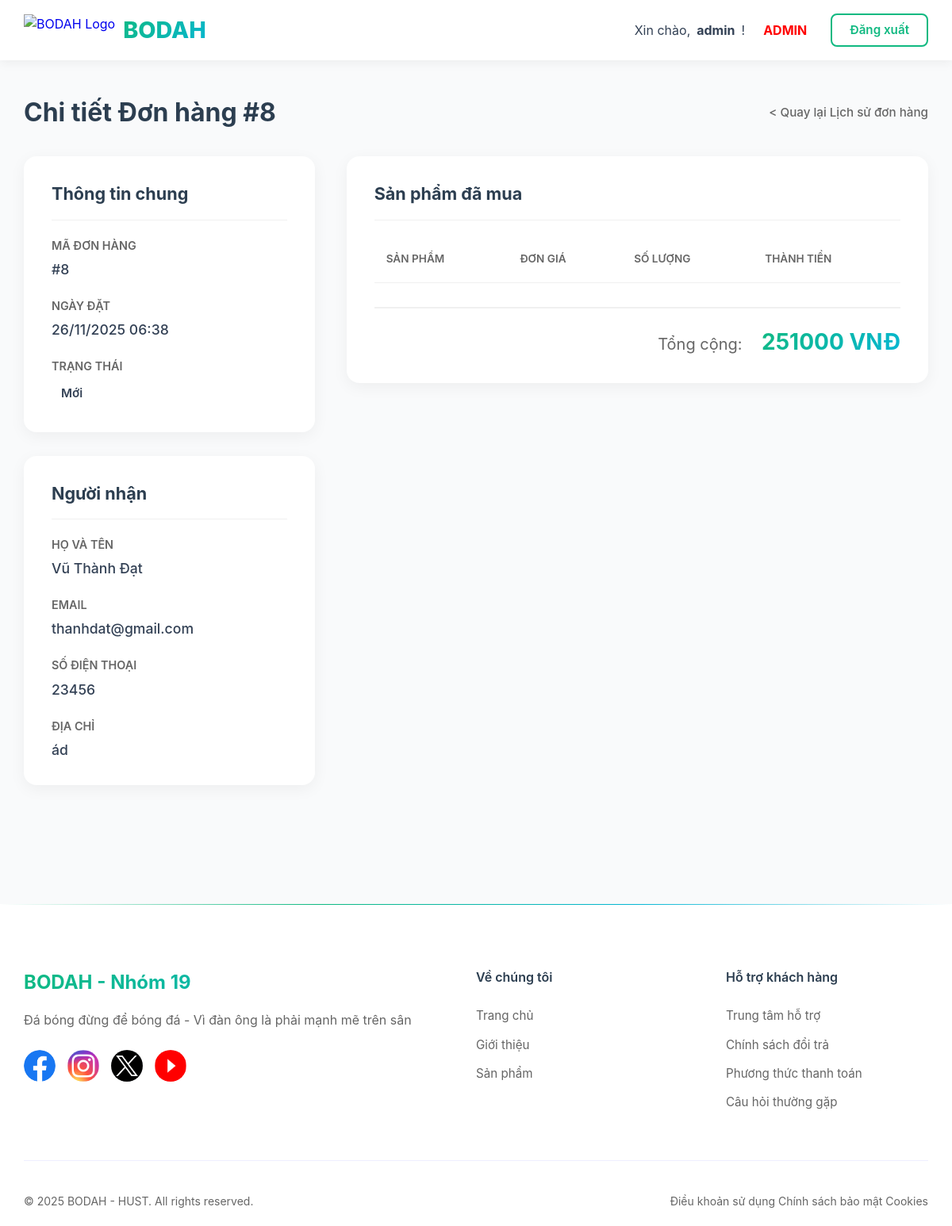
The app's page /order-detail/8/ (signed in) with its own data.
### store/models.py (models this page shows, shortened)
class Order(models.Model):
    user = models.ForeignKey(User, on_delete=models.SET_NULL, null=True, blank=True)
    full_name = models.CharField(max_length=255)
    email = models.EmailField(max_length=255)
    phone = models.CharField(max_length=20)
    address = models.TextField()
    total_price = models.DecimalField(max_digits=10, decimal_places=0, help_text="Tổng tiền ban đầu")
    created_at = models.DateTimeField(auto_now_add=True)
    status = models.CharField(max_length=20, choices=ORDER_STATUS_CHOICES, default='Mới')
    voucher = models.ForeignKey(Voucher, on_delete=models.SET_NULL, null=True, blank=True)
    discount_amount = models.DecimalField(max_digits=10, decimal_places=0, default=0, help_text="Số tiền đã được giảm")
    @property
    def final_price(self):
        return self.total_price - self.discount_amount

### users/views.py (the view, shortened to what this page needs)
# urls.py: path('order-detail/<int:order_id>/', order_detail_view, name='order_detail'),
@login_required
def order_detail_view(request, order_id):
    order = get_object_or_404(Order, id=order_id, user=request.user)
    order_items = order.items.all()
    item_review_status = {}
    context = {
        'order': order,
        'order_items': order_items,
        'item_review_status': item_review_status
    }
    return render(request, 'users/order_detail.html', context)

### users/templates/users/order_detail.html (shortened to what this page needs)
{% load static %}
{% load math_filters %}
{% load template_extras %}
<!DOCTYPE html>
<html lang="vi">
<head>
    <link rel="stylesheet" href="{% static 'css/store/header.css' %}">
    <link rel="stylesheet" href="{% static 'css/store/footer.css' %}">
    <link rel="stylesheet" href="{% static 'css/user/order_detail.css' %}">
</head>
<body>
    {% include "layout/header.html" %}
    <main class="detail-page">
        <div class="detail-container">
            <div class="detail-header">
                <h1>Chi tiết Đơn hàng #{{ order.id }}</h1>
                <a href="{% url 'order_history' %}" class="back-link"> &lt; Quay lại Lịch sử đơn hàng</a>
            </div>
            <div class="detail-layout">
                <div class="detail-info-column">
                    <div class="detail-card">
                        <h3>Thông tin chung</h3>
                        <div class="info-group">
                            <span class="info-label">Mã đơn hàng</span>
                            <span class="info-value">#{{ order.id }}</span>
                        </div>
                        <div class="info-group">
                            <span class="info-label">Ngày đặt</span>
                            <span class="info-value">{{ order.created_at|date:"d/m/Y H:i" }}</span>
                        </div>
                        <div class="info-group">
                            <span class="info-label">Trạng thái</span>
                            <span class="order-status
                                ">
                                {{ order.status }}
                            </span>
                        </div>
                    </div>
                    <div class="detail-card">
                        <h3>Người nhận</h3>
                        <div class="info-group">
                            <span class="info-label">Họ và tên</span>
                            <span class="info-value">{{ order.full_name }}</span>
                        </div>
                        <div class="info-group">
                            <span class="info-label">Email</span>
                            <span class="info-value">{{ order.email }}</span>
                        </div>
                        <div class="info-group">
                            <span class="info-label">Số điện thoại</span>
                            <span class="info-value">{{ order.phone }}</span>
                        </div>
                        <div class="info-group">
                            <span class="info-label">Địa chỉ</span>
                            <span class="info-value">{{ order.address|linebreaksbr }}</span>
                        </div>
                    </div>
                </div>
                <div class="detail-products-column">
                    <div class="detail-card product-table-card">
                        <h3>Sản phẩm đã mua</h3>
                        <table class="product-table">
                            <thead>
                                <tr>
                                    <th>Sản phẩm</th>
                                    <th>Đơn giá</th>
                                    <th>Số lượng</th>
                                    <th>Thành tiền</th>
                                </tr>
                            </thead>
                        </table>
                        <div class="order-total">
                            <span class="label">Tổng cộng:</span>
                            <span class="value">{{ order.final_price|floatformat:0 }} VNĐ</span>
                        </div>
                    </div>
                </div>
            </div>
        </div>
    </main>
    {% include "layout/footer.html" %}
</body>
</html>

### store/templates/layout/header.html
{% load static %}
<header class="header">
    <div class="header-content">
        <div class="header-left">
            <a href="{% url 'home' %}" class="logo">
                <img src="{% static 'image/soccer.svg' %}" alt="BODAH Logo" class="logo-img">
                <span class="logo-text">BODAH</span>
            </a>
        </div>
        <div class="header-actions">
            {% if user.is_authenticated %}
                <span style="display: flex; align-items: center; gap: 8px;">
                    Xin chào, <strong>{{ user.username }}</strong>!
                    {% if user.is_staff %}
                        <a href="/admin/" class="action-link action-admin">ADMIN</a>
                    {% else %}
                        <a href="{% url 'cart_view' %}" class="action-link">
                            <img src="{% static 'image/cart_icon.svg' %}" alt="Cart" class="cart-img">
                            Giỏ Hàng
                        </a>
                        <a href="{% url 'order_history' %}" class="action-link history">Lịch sử đơn hàng</a>
                    {% endif %}
                </span>
                <a href="{% url 'logout' %}" class="btn-secondary">Đăng xuất</a>
            {% else %}
                <a href="{% url 'login' %}" class="btn-secondary">Đăng nhập</a>
                <a href="{% url 'register' %}" class="btn-primary">Đăng ký</a>
            {% endif %}
        </div>
    </div>
</header>

### static/css/store/header.css (style rules this page uses)
.header { background: #fff; padding: 15px 30px; box-shadow: 0 4px 12px rgba(0, 0, 0, 0.05); position: sticky; top: 0; z-index: 1000; }
.header-content { max-width: 1700px; margin: 0 auto; display: flex; justify-content: space-between; align-items: center; }
.header-left { display: flex; align-items: center; gap: 80px; }
.logo { display: flex; align-items: center; gap: 10px; text-decoration: none; }
.logo-img { height: 40px; width: auto; object-fit: contain; }
.logo-text { font-size: 1.8rem; font-weight: 800; background: linear-gradient(135deg, #10B981, #06B6D4); -webkit-background-clip: text; -webkit-text-fill-color: transparent; }
.header-actions { display: flex; align-items: center; gap: 15px; line-height: 1; }
.header-actions span { display: flex; align-items: center; line-height: 1.4; }
.header-actions a { display: flex; align-items: center; justify-content: center; box-sizing: border-box; text-decoration: none; height: 42px; padding: 0 22px; font-size: 0.95rem; font-weight: 600; border-radius: 8px; cursor: pointer; transition: all 0.3s ease; }
.header-actions .action-link { text-decoration: none; color: #334155; font-weight: 600; font-size: 1rem; padding: 10px 15px; border-radius: 8px; position: relative; transition: all 0.3s ease; }
.header-actions .action-link::after { content: ''; position: absolute; bottom: 5px; left: 50%; transform: translateX(-50%) scaleX(0); width: 70%; height: 3px; background: linear-gradient(90deg, #10B981, #06B6D4); border-radius: 2px; transition: transform 0.3s ease; }
.header-actions .action-admin { color: #ff0000; font-weight: 700; }
.header-actions .action-admin::after { content: ''; position: absolute; bottom: 5px; left: 50%; transform: translateX(-50%) scaleX(0); width: 70%; height: 3px; background: linear-gradient(90deg, #ff0000, #ff3700); border-radius: 2px; transition: transform 0.3s ease; }
.btn-secondary { background: transparent; border: 2px solid #10B981; color: #10B981; }

### static/css/user/order_detail.css (style rules this page uses)
* { margin: 0; padding: 0; box-sizing: border-box; }
body { font-family: -apple-system, BlinkMacSystemFont, 'Segoe UI', Roboto, Helvetica, Arial, sans-serif; background-color: #f9fafb; color: #334155; line-height: 1.6; margin: 0; }
.detail-page { padding-bottom: 80px; }
.detail-container { max-width: 1200px; margin: 40px auto; padding: 0 30px; }
.detail-header { display: flex; justify-content: space-between; align-items: center; margin-bottom: 30px; }
.detail-header h1 { font-size: 2rem; font-weight: 700; color: #2c3e50; margin: 0; }
.detail-header .back-link { text-decoration: none; color: #666; font-weight: 500; font-size: 0.95rem; transition: color 0.3s ease; }
.detail-layout { display: grid; grid-template-columns: 1fr 2fr; gap: 40px; align-items: flex-start; }
.detail-card { background: #FFFFFF; border-radius: 16px; box-shadow: 0 5px 20px rgba(0, 0, 0, 0.05); padding: 30px 35px; margin-bottom: 30px; }
.detail-card h3 { font-size: 1.35rem; font-weight: 700; color: #2c3e50; margin: 0 0 20px 0; padding-bottom: 15px; border-bottom: 1px solid #f0f0f0; }
.info-group { margin-bottom: 20px; }
.info-group:last-child { margin-bottom: 0; }
.info-label { display: block; font-size: 0.9rem; font-weight: 600; color: #666; margin-bottom: 5px; text-transform: uppercase; }
.info-value { font-size: 1.1rem; color: #334155; font-weight: 500; }
.order-status { display: inline-block; padding: 6px 12px; border-radius: 20px; font-size: 0.95rem; font-weight: 600; }
.product-table-card { padding: 30px 35px; overflow-x: auto; }
.product-table { width: 100%; border-collapse: collapse; margin-top: 20px; }
.product-table th, .product-table td { padding: 18px 15px; text-align: left; border-bottom: 1px solid #f0f0f0; }
.product-table th { font-size: 0.85rem; font-weight: 600; color: #666; text-transform: uppercase; }
.order-total { text-align: right; margin-top: 30px; padding-top: 20px; border-top: 2px solid #f0f0f0; }
.order-total .label { font-size: 1.25rem; color: #666; margin-right: 20px; }
.order-total .value { font-size: 1.75rem; font-weight: 700; background: linear-gradient(135deg, #10B981, #06B6D4); -webkit-background-clip: text; -webkit-text-fill-color: transparent; background-clip: text; text-fill-color: transparent; }

### records on screen
Order: id "8", created_at "26/11/2025 06:38", status "Mới", full_name "Vũ Thành Đạt", email "thanhdat@gmail.com", phone "23456", address "ád", final_price "251000"

### other values on screen
{{ user.username }} "admin"
